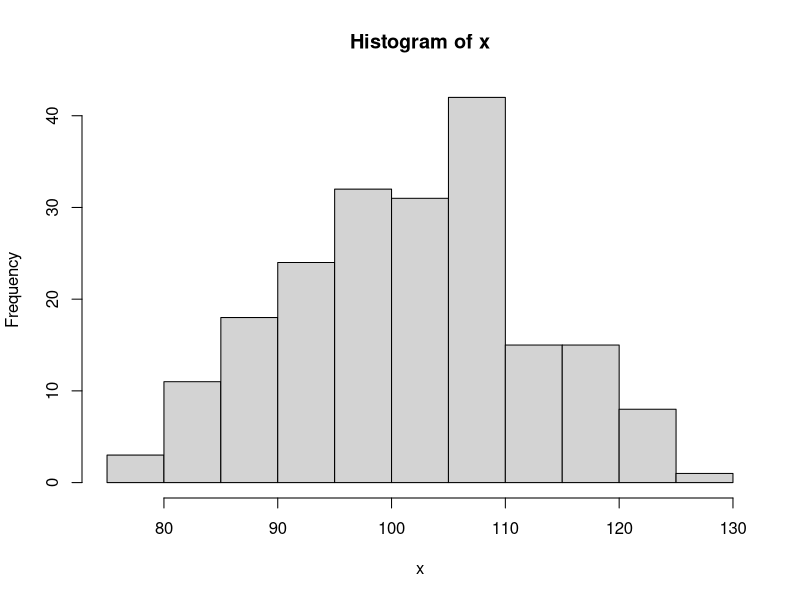
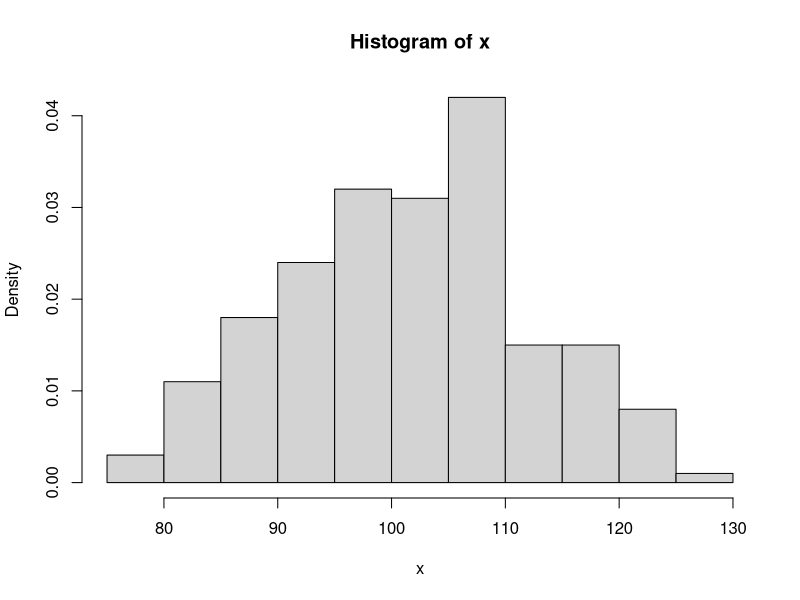
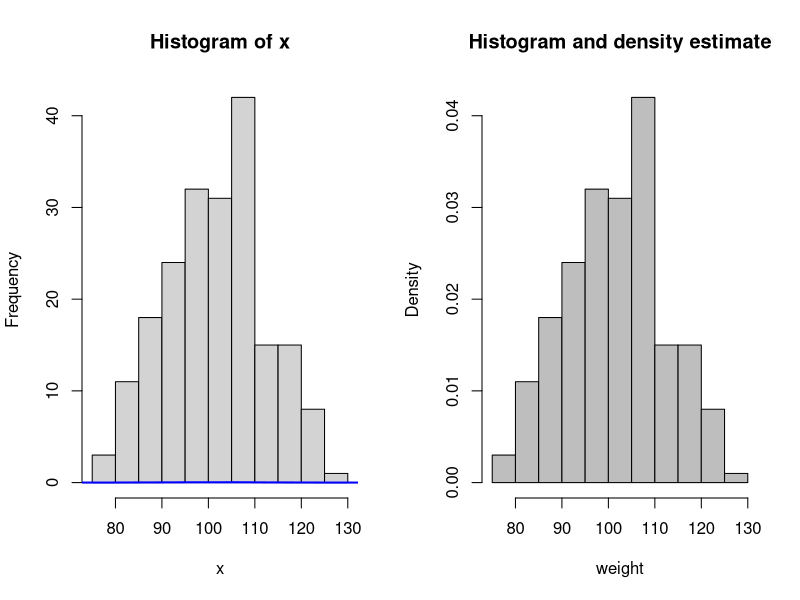
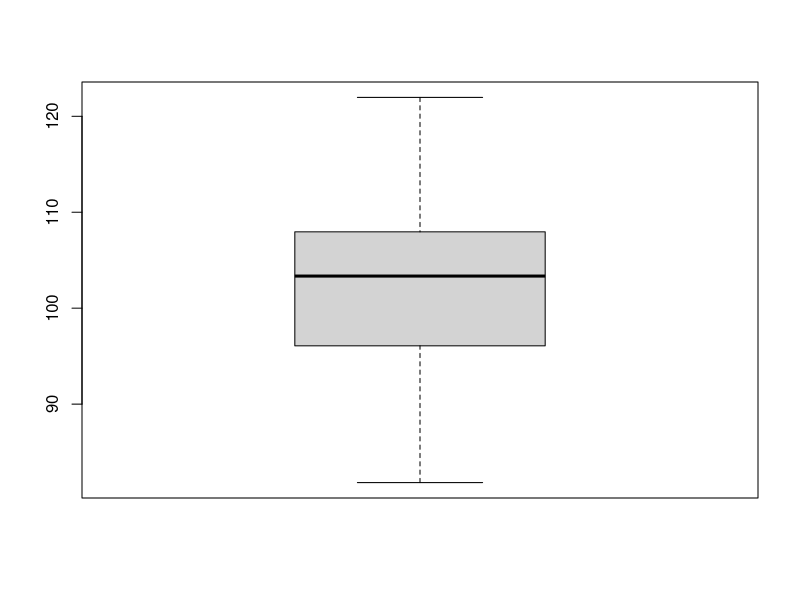
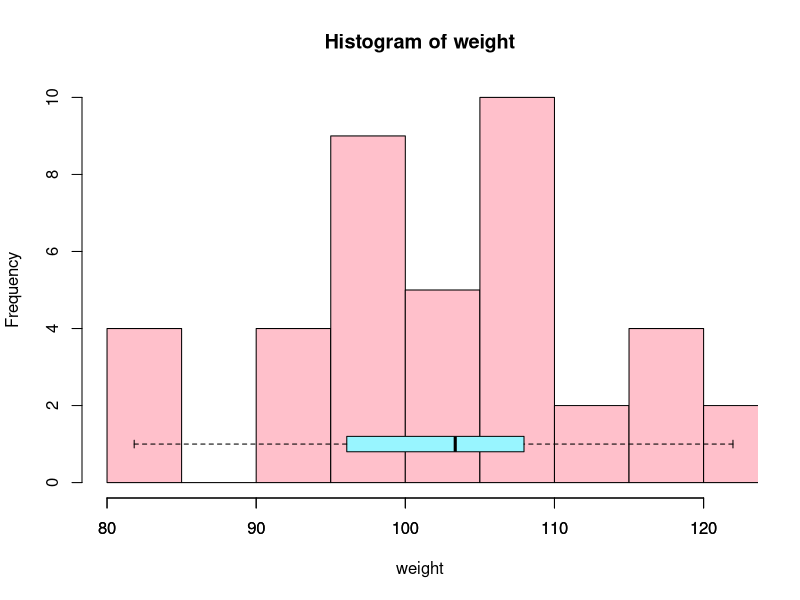
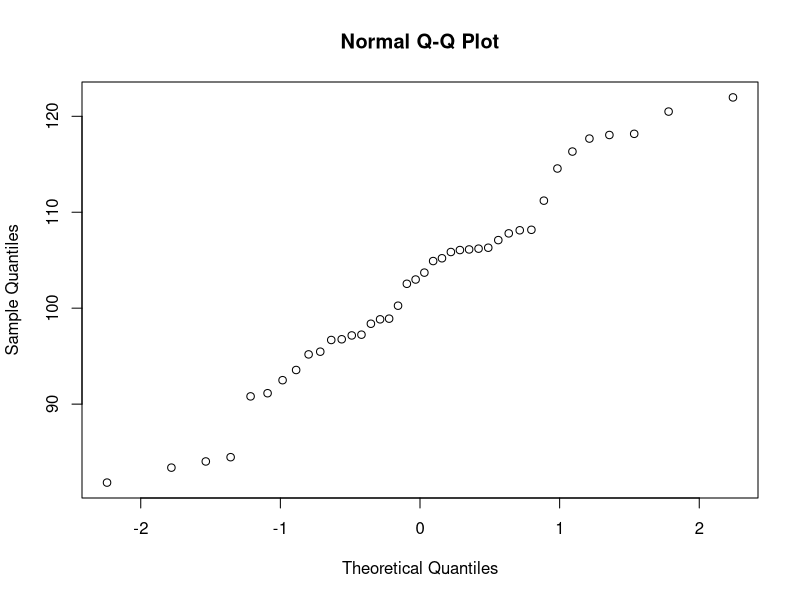
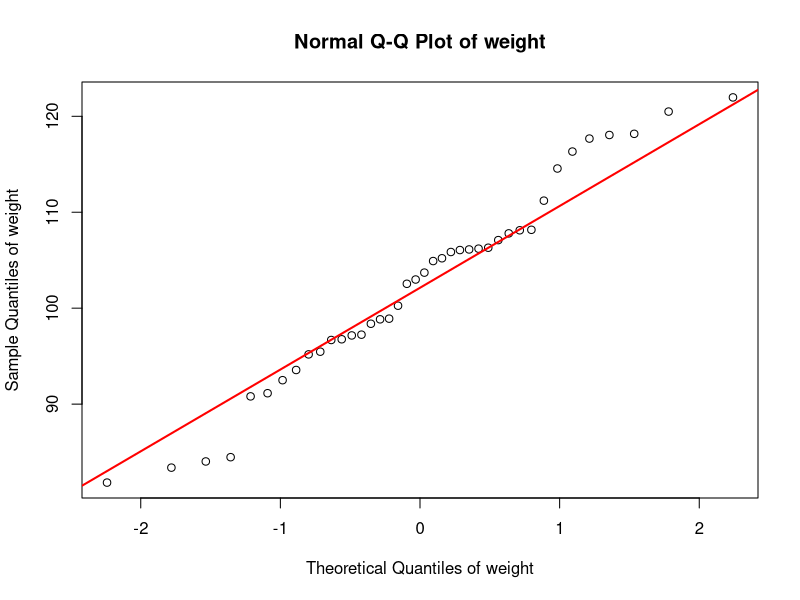
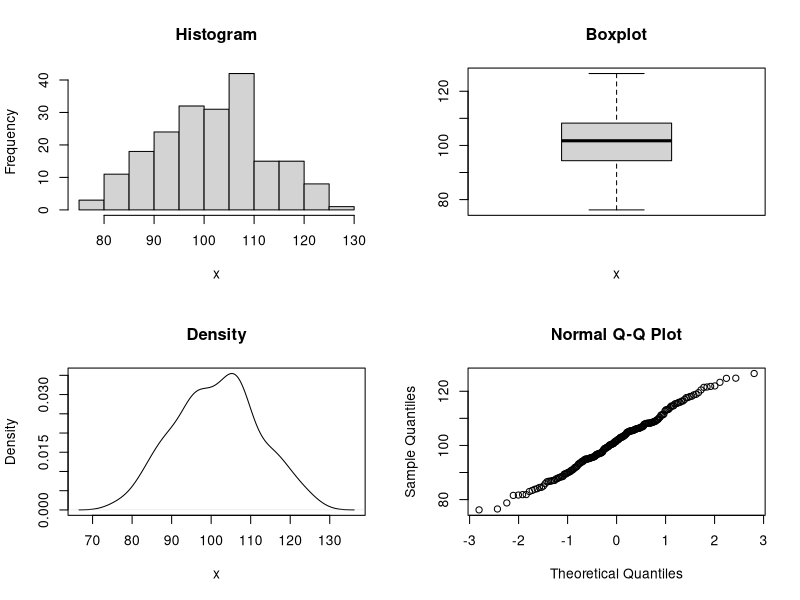

The R source for these figures, in order: (Note: this script raises an error after producing the figures.)
## Histogram

set.seed(12345)
x <- rnorm(200, 100, 10)
hist(x) # the height of the bar gives you the frequency
hist(x, probability = TRUE) # the height of the bar is proportion (or probability)
par(mfrow = c(1, 2))
hist(x, breaks = 10) # 10 breaks

## Add Density plot
lines(density(x), lwd = 2, col = "blue") # Kernel Density Estimation

## Aesthetics 
hist(x, breaks = 10, freq = F, col = "gray", main = "Histogram and density estimate",
     xlab = "weight")
par(mfrow = c(1,1))

## Box Plot

y <- x[1:40]
boxplot(y)

hist(y, xlim = c(80, max(y)), col = "pink", main = "Histogram of weight", xlab = "weight")
boxplot(y, horizontal = TRUE, outline = TRUE, ylim = c(80, max(y)), frame = F, col = "cadetblue1",
        add = TRUE)


## Normal quantile plot

qqnorm(y)
qqnorm(y, main = "Normal Q-Q Plot of weight", xlab = "Theoretical Quantiles of weight",
       ylab = "Sample Quantiles of weight")
qqline(y, col = "red", lwd = 2) # Addding theoretical line
par(mfrow = c(1,1))


## Multiple Plots

par(mfrow = c(2, 2))
hist(x, main = "Histogram")
boxplot(x, main = "Boxplot", xlab = "x")
plot(density(x), type = "l", main = "Density", xlab = "x")
qqnorm(x)

## Overlapping histograms

hist(a, xlim = c(5, 18), ylim = c(0, 30), breaks = 10, col = rgb(1, 1, 0, 0.7), main = "",
     xlab = "number")
par(new = TRUE)
hist(b, xlim = c(5, 18), ylim = c(0, 30), breaks = 10, col = rgb(0, 1, 1, 0.4), main = "",
     xlab = "", ylab = "")


## Displaying higher dimensional data

pairs(iris)

## END

